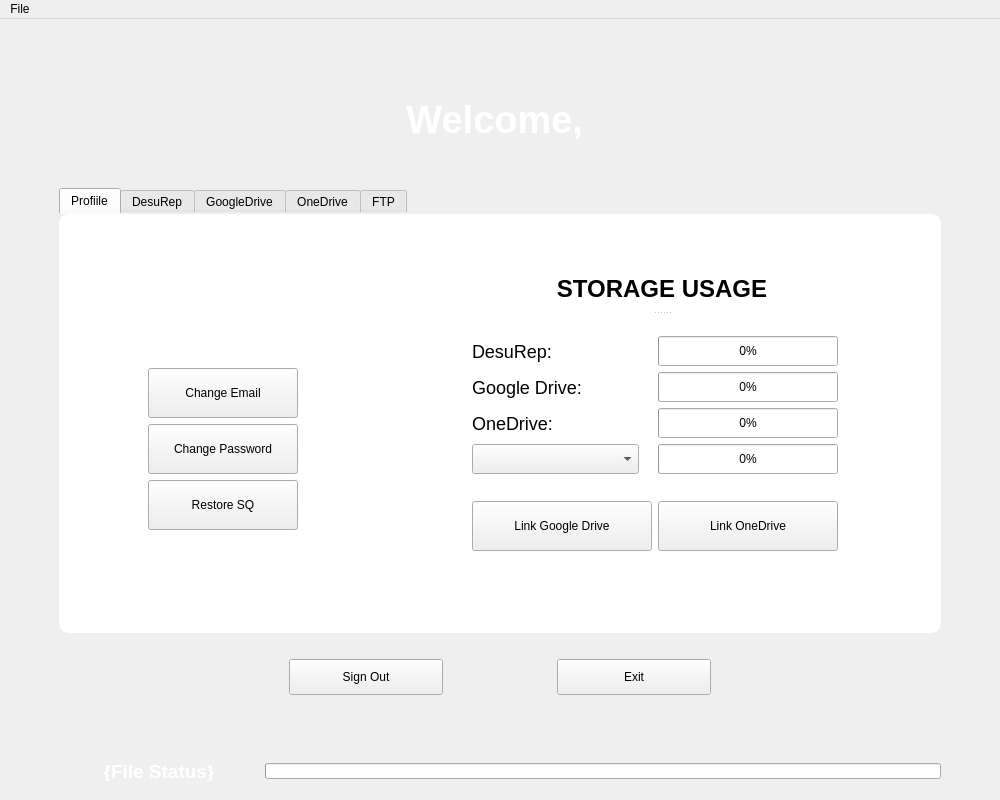
<?xml version="1.0" encoding="UTF-8"?>
<ui version="4.0">
 <class>MainWindow</class>
 <widget class="QMainWindow" name="MainWindow">
  <property name="geometry">
   <rect>
    <x>0</x>
    <y>0</y>
    <width>1000</width>
    <height>800</height>
   </rect>
  </property>
  <property name="sizePolicy">
   <sizepolicy hsizetype="Preferred" vsizetype="Preferred">
    <horstretch>0</horstretch>
    <verstretch>0</verstretch>
   </sizepolicy>
  </property>
  <property name="minimumSize">
   <size>
    <width>1000</width>
    <height>800</height>
   </size>
  </property>
  <property name="maximumSize">
   <size>
    <width>1000</width>
    <height>800</height>
   </size>
  </property>
  <property name="windowTitle">
   <string>UFH Desktop</string>
  </property>
  <widget class="QWidget" name="centralwidget">
   <layout class="QHBoxLayout" name="horizontalLayout">
    <item>
     <layout class="QVBoxLayout" name="content_layout">
      <property name="leftMargin">
       <number>50</number>
      </property>
      <property name="topMargin">
       <number>10</number>
      </property>
      <property name="rightMargin">
       <number>50</number>
      </property>
      <property name="bottomMargin">
       <number>10</number>
      </property>
      <item>
       <spacer name="spacer_margin_header_top">
        <property name="orientation">
         <enum>Qt::Vertical</enum>
        </property>
        <property name="sizeType">
         <enum>QSizePolicy::Fixed</enum>
        </property>
        <property name="sizeHint" stdset="0">
         <size>
          <width>20</width>
          <height>60</height>
         </size>
        </property>
       </spacer>
      </item>
      <item>
       <widget class="QLabel" name="title_label">
        <property name="font">
         <font>
          <family>Arial</family>
          <pointsize>-1</pointsize>
          <bold>true</bold>
         </font>
        </property>
        <property name="styleSheet">
         <string notr="true">font-family: Arial;
font-size: 38px;
font-weight: bold;
color: white
</string>
        </property>
        <property name="text">
         <string>Welcome, </string>
        </property>
        <property name="scaledContents">
         <bool>false</bool>
        </property>
        <property name="alignment">
         <set>Qt::AlignCenter</set>
        </property>
       </widget>
      </item>
      <item>
       <spacer name="spacer_margin_header_bottom">
        <property name="orientation">
         <enum>Qt::Vertical</enum>
        </property>
        <property name="sizeType">
         <enum>QSizePolicy::Fixed</enum>
        </property>
        <property name="sizeHint" stdset="0">
         <size>
          <width>20</width>
          <height>40</height>
         </size>
        </property>
       </spacer>
      </item>
      <item>
       <widget class="QTabWidget" name="storages_tabWidget">
        <property name="styleSheet">
         <string notr="true">QTabWidget {
  background:inherit;
}
QTabWidget::pane {
  background-color: white;
  border-radius: 10px;
}
#desurep_files, #desurep_file_info   {
  border: 3px solid black;
  border-radius: 5px;
}</string>
        </property>
        <property name="currentIndex">
         <number>0</number>
        </property>
        <widget class="QWidget" name="profile_tab">
         <attribute name="title">
          <string>Profiile</string>
         </attribute>
         <layout class="QHBoxLayout" name="horizontalLayout_2">
          <item>
           <spacer name="pt_left_content_spacer">
            <property name="orientation">
             <enum>Qt::Horizontal</enum>
            </property>
            <property name="sizeType">
             <enum>QSizePolicy::Fixed</enum>
            </property>
            <property name="sizeHint" stdset="0">
             <size>
              <width>80</width>
              <height>20</height>
             </size>
            </property>
           </spacer>
          </item>
          <item>
           <layout class="QVBoxLayout" name="user_profile_section">
            <item>
             <spacer name="verticalSpacer_2">
              <property name="orientation">
               <enum>Qt::Vertical</enum>
              </property>
              <property name="sizeHint" stdset="0">
               <size>
                <width>20</width>
                <height>40</height>
               </size>
              </property>
             </spacer>
            </item>
            <item>
             <widget class="QLabel" name="username_label">
              <property name="minimumSize">
               <size>
                <width>150</width>
                <height>45</height>
               </size>
              </property>
              <property name="maximumSize">
               <size>
                <width>150</width>
                <height>45</height>
               </size>
              </property>
              <property name="styleSheet">
               <string notr="true">font-family: Arial;
font-size: 24px;
font-weight: bold;</string>
              </property>
              <property name="text">
               <string/>
              </property>
              <property name="alignment">
               <set>Qt::AlignCenter</set>
              </property>
             </widget>
            </item>
            <item>
             <widget class="QPushButton" name="change_email_btn">
              <property name="minimumSize">
               <size>
                <width>150</width>
                <height>50</height>
               </size>
              </property>
              <property name="maximumSize">
               <size>
                <width>150</width>
                <height>50</height>
               </size>
              </property>
              <property name="text">
               <string>Change Email</string>
              </property>
              <property name="icon">
               <iconset resource="resources.qrc">
                <normaloff>:/icons/edit</normaloff>:/icons/edit</iconset>
              </property>
             </widget>
            </item>
            <item>
             <widget class="QPushButton" name="change_pass_btn">
              <property name="minimumSize">
               <size>
                <width>150</width>
                <height>50</height>
               </size>
              </property>
              <property name="maximumSize">
               <size>
                <width>150</width>
                <height>50</height>
               </size>
              </property>
              <property name="text">
               <string>Change Password</string>
              </property>
              <property name="icon">
               <iconset resource="resources.qrc">
                <normaloff>:/icons/cPass</normaloff>:/icons/cPass</iconset>
              </property>
             </widget>
            </item>
            <item>
             <widget class="QPushButton" name="change_sq_btn">
              <property name="minimumSize">
               <size>
                <width>150</width>
                <height>50</height>
               </size>
              </property>
              <property name="maximumSize">
               <size>
                <width>150</width>
                <height>50</height>
               </size>
              </property>
              <property name="text">
               <string>Restore SQ</string>
              </property>
              <property name="icon">
               <iconset resource="resources.qrc">
                <normaloff>:/icons/cSQ</normaloff>:/icons/cSQ</iconset>
              </property>
             </widget>
            </item>
            <item>
             <spacer name="verticalSpacer">
              <property name="orientation">
               <enum>Qt::Vertical</enum>
              </property>
              <property name="sizeType">
               <enum>QSizePolicy::Expanding</enum>
              </property>
              <property name="sizeHint" stdset="0">
               <size>
                <width>20</width>
                <height>40</height>
               </size>
              </property>
             </spacer>
            </item>
           </layout>
          </item>
          <item>
           <spacer name="pt_middle_content_spacer">
            <property name="orientation">
             <enum>Qt::Horizontal</enum>
            </property>
            <property name="sizeHint" stdset="0">
             <size>
              <width>85</width>
              <height>20</height>
             </size>
            </property>
           </spacer>
          </item>
          <item>
           <widget class="QSplitter" name="storage_info_section">
            <property name="sizePolicy">
             <sizepolicy hsizetype="Preferred" vsizetype="Fixed">
              <horstretch>0</horstretch>
              <verstretch>0</verstretch>
             </sizepolicy>
            </property>
            <property name="minimumSize">
             <size>
              <width>380</width>
              <height>315</height>
             </size>
            </property>
            <property name="maximumSize">
             <size>
              <width>16777215</width>
              <height>16777215</height>
             </size>
            </property>
            <property name="orientation">
             <enum>Qt::Vertical</enum>
            </property>
            <widget class="QLabel" name="st_used_info_label">
             <property name="minimumSize">
              <size>
               <width>0</width>
               <height>45</height>
              </size>
             </property>
             <property name="maximumSize">
              <size>
               <width>16777215</width>
               <height>45</height>
              </size>
             </property>
             <property name="styleSheet">
              <string notr="true">font-family: Arial;
font-size: 24px;
font-weight: bold;</string>
             </property>
             <property name="text">
              <string>STORAGE USAGE</string>
             </property>
             <property name="alignment">
              <set>Qt::AlignCenter</set>
             </property>
            </widget>
            <widget class="QWidget" name="layoutWidget">
             <layout class="QFormLayout" name="formLayout">
              <item row="0" column="0">
               <spacer name="pt_add_spacer_top">
                <property name="orientation">
                 <enum>Qt::Vertical</enum>
                </property>
                <property name="sizeType">
                 <enum>QSizePolicy::Fixed</enum>
                </property>
                <property name="sizeHint" stdset="0">
                 <size>
                  <width>20</width>
                  <height>15</height>
                 </size>
                </property>
               </spacer>
              </item>
              <item row="1" column="0">
               <widget class="QLabel" name="drep_storage_label">
                <property name="minimumSize">
                 <size>
                  <width>160</width>
                  <height>30</height>
                 </size>
                </property>
                <property name="maximumSize">
                 <size>
                  <width>160</width>
                  <height>30</height>
                 </size>
                </property>
                <property name="styleSheet">
                 <string notr="true">font-size: 18px;</string>
                </property>
                <property name="text">
                 <string>DesuRep:</string>
                </property>
               </widget>
              </item>
              <item row="1" column="1">
               <widget class="QProgressBar" name="drep_info">
                <property name="minimumSize">
                 <size>
                  <width>180</width>
                  <height>30</height>
                 </size>
                </property>
                <property name="maximumSize">
                 <size>
                  <width>180</width>
                  <height>30</height>
                 </size>
                </property>
                <property name="value">
                 <number>0</number>
                </property>
               </widget>
              </item>
              <item row="2" column="0">
               <widget class="QLabel" name="gdrive_storage_label">
                <property name="minimumSize">
                 <size>
                  <width>160</width>
                  <height>30</height>
                 </size>
                </property>
                <property name="maximumSize">
                 <size>
                  <width>160</width>
                  <height>30</height>
                 </size>
                </property>
                <property name="styleSheet">
                 <string notr="true">font-size: 18px;</string>
                </property>
                <property name="text">
                 <string>Google Drive:</string>
                </property>
               </widget>
              </item>
              <item row="2" column="1">
               <widget class="QProgressBar" name="gdrive_info">
                <property name="minimumSize">
                 <size>
                  <width>180</width>
                  <height>30</height>
                 </size>
                </property>
                <property name="maximumSize">
                 <size>
                  <width>180</width>
                  <height>30</height>
                 </size>
                </property>
                <property name="value">
                 <number>0</number>
                </property>
               </widget>
              </item>
              <item row="3" column="0">
               <widget class="QLabel" name="odrive_storage_label">
                <property name="minimumSize">
                 <size>
                  <width>160</width>
                  <height>30</height>
                 </size>
                </property>
                <property name="maximumSize">
                 <size>
                  <width>160</width>
                  <height>30</height>
                 </size>
                </property>
                <property name="styleSheet">
                 <string notr="true">font-size: 18px;</string>
                </property>
                <property name="text">
                 <string>OneDrive:</string>
                </property>
               </widget>
              </item>
              <item row="3" column="1">
               <widget class="QProgressBar" name="odrive_info">
                <property name="minimumSize">
                 <size>
                  <width>180</width>
                  <height>30</height>
                 </size>
                </property>
                <property name="maximumSize">
                 <size>
                  <width>180</width>
                  <height>30</height>
                 </size>
                </property>
                <property name="value">
                 <number>0</number>
                </property>
               </widget>
              </item>
              <item row="4" column="1">
               <widget class="QProgressBar" name="ftp_info">
                <property name="minimumSize">
                 <size>
                  <width>180</width>
                  <height>30</height>
                 </size>
                </property>
                <property name="maximumSize">
                 <size>
                  <width>180</width>
                  <height>30</height>
                 </size>
                </property>
                <property name="value">
                 <number>0</number>
                </property>
               </widget>
              </item>
              <item row="5" column="0">
               <spacer name="pt_add_spacer_bottom">
                <property name="orientation">
                 <enum>Qt::Vertical</enum>
                </property>
                <property name="sizeType">
                 <enum>QSizePolicy::Fixed</enum>
                </property>
                <property name="sizeHint" stdset="0">
                 <size>
                  <width>20</width>
                  <height>15</height>
                 </size>
                </property>
               </spacer>
              </item>
              <item row="6" column="0">
               <widget class="QPushButton" name="linkGDrive_btn">
                <property name="minimumSize">
                 <size>
                  <width>180</width>
                  <height>50</height>
                 </size>
                </property>
                <property name="maximumSize">
                 <size>
                  <width>180</width>
                  <height>50</height>
                 </size>
                </property>
                <property name="styleSheet">
                 <string notr="true"/>
                </property>
                <property name="text">
                 <string>Link Google Drive</string>
                </property>
                <property name="icon">
                 <iconset resource="resources.qrc">
                  <normaloff>:/icons/gdrive</normaloff>:/icons/gdrive</iconset>
                </property>
                <property name="iconSize">
                 <size>
                  <width>20</width>
                  <height>20</height>
                 </size>
                </property>
               </widget>
              </item>
              <item row="6" column="1">
               <widget class="QPushButton" name="linkODrive_btn">
                <property name="minimumSize">
                 <size>
                  <width>180</width>
                  <height>50</height>
                 </size>
                </property>
                <property name="maximumSize">
                 <size>
                  <width>180</width>
                  <height>50</height>
                 </size>
                </property>
                <property name="styleSheet">
                 <string notr="true"/>
                </property>
                <property name="text">
                 <string>Link OneDrive</string>
                </property>
                <property name="icon">
                 <iconset resource="resources.qrc">
                  <normaloff>:/icons/odrive</normaloff>:/icons/odrive</iconset>
                </property>
                <property name="iconSize">
                 <size>
                  <width>20</width>
                  <height>20</height>
                 </size>
                </property>
               </widget>
              </item>
              <item row="4" column="0">
               <widget class="QComboBox" name="ftp_storage_selector">
                <property name="minimumSize">
                 <size>
                  <width>167</width>
                  <height>30</height>
                 </size>
                </property>
                <property name="maximumSize">
                 <size>
                  <width>167</width>
                  <height>30</height>
                 </size>
                </property>
                <property name="placeholderText">
                 <string>&lt;select ftp&gt;</string>
                </property>
               </widget>
              </item>
             </layout>
            </widget>
           </widget>
          </item>
          <item>
           <spacer name="pt_right_content_spacer">
            <property name="orientation">
             <enum>Qt::Horizontal</enum>
            </property>
            <property name="sizeType">
             <enum>QSizePolicy::Fixed</enum>
            </property>
            <property name="sizeHint" stdset="0">
             <size>
              <width>80</width>
              <height>20</height>
             </size>
            </property>
           </spacer>
          </item>
         </layout>
        </widget>
        <widget class="QWidget" name="desurep_storage_tab">
         <attribute name="title">
          <string>DesuRep</string>
         </attribute>
         <layout class="QGridLayout" name="gridLayout">
          <item row="4" column="5" colspan="2">
           <widget class="QPushButton" name="refresh_files">
            <property name="minimumSize">
             <size>
              <width>100</width>
              <height>50</height>
             </size>
            </property>
            <property name="maximumSize">
             <size>
              <width>100</width>
              <height>50</height>
             </size>
            </property>
            <property name="text">
             <string>Refresh</string>
            </property>
            <property name="icon">
             <iconset resource="resources.qrc">
              <normaloff>:/icons/refresh</normaloff>:/icons/refresh</iconset>
            </property>
            <property name="shortcut">
             <string>Ctrl+R</string>
            </property>
           </widget>
          </item>
          <item row="3" column="2">
           <spacer name="content_middle_spacer">
            <property name="orientation">
             <enum>Qt::Horizontal</enum>
            </property>
            <property name="sizeType">
             <enum>QSizePolicy::Fixed</enum>
            </property>
            <property name="sizeHint" stdset="0">
             <size>
              <width>25</width>
              <height>20</height>
             </size>
            </property>
           </spacer>
          </item>
          <item row="2" column="2">
           <spacer name="content_mid_spacer">
            <property name="orientation">
             <enum>Qt::Vertical</enum>
            </property>
            <property name="sizeType">
             <enum>QSizePolicy::Fixed</enum>
            </property>
            <property name="sizeHint" stdset="0">
             <size>
              <width>20</width>
              <height>15</height>
             </size>
            </property>
           </spacer>
          </item>
          <item row="3" column="0">
           <spacer name="content_left_spacer">
            <property name="orientation">
             <enum>Qt::Horizontal</enum>
            </property>
            <property name="sizeType">
             <enum>QSizePolicy::Fixed</enum>
            </property>
            <property name="sizeHint" stdset="0">
             <size>
              <width>10</width>
              <height>20</height>
             </size>
            </property>
           </spacer>
          </item>
          <item row="3" column="7">
           <spacer name="content_right_spacer">
            <property name="orientation">
             <enum>Qt::Horizontal</enum>
            </property>
            <property name="sizeType">
             <enum>QSizePolicy::Fixed</enum>
            </property>
            <property name="sizeHint" stdset="0">
             <size>
              <width>10</width>
              <height>20</height>
             </size>
            </property>
           </spacer>
          </item>
          <item row="1" column="1" colspan="6">
           <widget class="QLabel" name="desurep_description_label">
            <property name="font">
             <font>
              <family>Arial</family>
              <italic>true</italic>
             </font>
            </property>
            <property name="text">
             <string>Work with files on UFH Storage</string>
            </property>
            <property name="alignment">
             <set>Qt::AlignCenter</set>
            </property>
           </widget>
          </item>
          <item row="4" column="3">
           <widget class="QPushButton" name="download_btn">
            <property name="minimumSize">
             <size>
              <width>100</width>
              <height>50</height>
             </size>
            </property>
            <property name="maximumSize">
             <size>
              <width>100</width>
              <height>50</height>
             </size>
            </property>
            <property name="styleSheet">
             <string notr="true"/>
            </property>
            <property name="text">
             <string>Download</string>
            </property>
            <property name="icon">
             <iconset resource="resources.qrc">
              <normaloff>:/icons/download</normaloff>:/icons/download</iconset>
            </property>
            <property name="iconSize">
             <size>
              <width>20</width>
              <height>20</height>
             </size>
            </property>
           </widget>
          </item>
          <item row="3" column="3" colspan="4">
           <widget class="QTextBrowser" name="desurep_file_info">
            <property name="frameShape">
             <enum>QFrame::StyledPanel</enum>
            </property>
            <property name="placeholderText">
             <string>&lt;Select directory or file first to view properties&gt;</string>
            </property>
           </widget>
          </item>
          <item row="0" column="2">
           <spacer name="content_top_spacer">
            <property name="orientation">
             <enum>Qt::Vertical</enum>
            </property>
            <property name="sizeType">
             <enum>QSizePolicy::Minimum</enum>
            </property>
            <property name="sizeHint" stdset="0">
             <size>
              <width>20</width>
              <height>15</height>
             </size>
            </property>
           </spacer>
          </item>
          <item row="4" column="4">
           <widget class="QPushButton" name="upload_btn">
            <property name="minimumSize">
             <size>
              <width>100</width>
              <height>50</height>
             </size>
            </property>
            <property name="maximumSize">
             <size>
              <width>100</width>
              <height>50</height>
             </size>
            </property>
            <property name="styleSheet">
             <string notr="true"/>
            </property>
            <property name="text">
             <string>Upload</string>
            </property>
            <property name="icon">
             <iconset resource="resources.qrc">
              <normaloff>:/icons/upload</normaloff>:/icons/upload</iconset>
            </property>
            <property name="iconSize">
             <size>
              <width>20</width>
              <height>20</height>
             </size>
            </property>
            <property name="flat">
             <bool>false</bool>
            </property>
           </widget>
          </item>
          <item row="3" column="1" rowspan="2">
           <widget class="QTreeWidget" name="desurep_files">
            <property name="styleSheet">
             <string notr="true"/>
            </property>
            <column>
             <property name="text">
              <string>UFH Storage</string>
             </property>
             <property name="icon">
              <iconset resource="resources.qrc">
               <normaloff>:/icons/home</normaloff>:/icons/home</iconset>
             </property>
            </column>
            <item>
             <property name="text">
              <string>Public Files</string>
             </property>
             <property name="icon">
              <iconset resource="resources.qrc">
               <normaloff>:/icons/home-folder</normaloff>:/icons/home-folder</iconset>
             </property>
            </item>
            <item>
             <property name="text">
              <string>My Files</string>
             </property>
             <property name="icon">
              <iconset resource="resources.qrc">
               <normaloff>:/icons/home-folder</normaloff>:/icons/home-folder</iconset>
             </property>
            </item>
           </widget>
          </item>
         </layout>
        </widget>
        <widget class="QWidget" name="google_storage_tab">
         <attribute name="title">
          <string>GoogleDrive</string>
         </attribute>
        </widget>
        <widget class="QWidget" name="onedrive_storage_tab">
         <attribute name="title">
          <string>OneDrive</string>
         </attribute>
        </widget>
        <widget class="QWidget" name="ftp_storage_tab">
         <attribute name="title">
          <string>FTP</string>
         </attribute>
        </widget>
       </widget>
      </item>
      <item>
       <spacer name="main_middle_spacer">
        <property name="orientation">
         <enum>Qt::Vertical</enum>
        </property>
        <property name="sizeType">
         <enum>QSizePolicy::Fixed</enum>
        </property>
        <property name="sizeHint" stdset="0">
         <size>
          <width>20</width>
          <height>20</height>
         </size>
        </property>
       </spacer>
      </item>
      <item>
       <layout class="QHBoxLayout" name="bottom_button_layout">
        <item>
         <spacer name="spacer_margin_left">
          <property name="orientation">
           <enum>Qt::Horizontal</enum>
          </property>
          <property name="sizeType">
           <enum>QSizePolicy::Fixed</enum>
          </property>
          <property name="sizeHint" stdset="0">
           <size>
            <width>230</width>
            <height>20</height>
           </size>
          </property>
         </spacer>
        </item>
        <item>
         <widget class="QPushButton" name="so_btn">
          <property name="minimumSize">
           <size>
            <width>154</width>
            <height>36</height>
           </size>
          </property>
          <property name="maximumSize">
           <size>
            <width>192</width>
            <height>60</height>
           </size>
          </property>
          <property name="text">
           <string>Sign Out</string>
          </property>
          <property name="icon">
           <iconset resource="resources.qrc">
            <normaloff>:/icons/logout</normaloff>:/icons/logout</iconset>
          </property>
          <property name="iconSize">
           <size>
            <width>20</width>
            <height>20</height>
           </size>
          </property>
          <property name="shortcut">
           <string>Ctrl+X</string>
          </property>
         </widget>
        </item>
        <item>
         <spacer name="spacer_margin_hmiddle">
          <property name="orientation">
           <enum>Qt::Horizontal</enum>
          </property>
          <property name="sizeHint" stdset="0">
           <size>
            <width>40</width>
            <height>20</height>
           </size>
          </property>
         </spacer>
        </item>
        <item>
         <widget class="QPushButton" name="exit_btn">
          <property name="sizePolicy">
           <sizepolicy hsizetype="Expanding" vsizetype="Fixed">
            <horstretch>0</horstretch>
            <verstretch>0</verstretch>
           </sizepolicy>
          </property>
          <property name="minimumSize">
           <size>
            <width>154</width>
            <height>36</height>
           </size>
          </property>
          <property name="text">
           <string>Exit</string>
          </property>
          <property name="icon">
           <iconset resource="resources.qrc">
            <normaloff>:/icons/exit</normaloff>:/icons/exit</iconset>
          </property>
          <property name="iconSize">
           <size>
            <width>20</width>
            <height>20</height>
           </size>
          </property>
          <property name="shortcut">
           <string>Ctrl+Shift+E</string>
          </property>
         </widget>
        </item>
        <item>
         <spacer name="spacer_margin_right">
          <property name="orientation">
           <enum>Qt::Horizontal</enum>
          </property>
          <property name="sizeType">
           <enum>QSizePolicy::Fixed</enum>
          </property>
          <property name="sizeHint" stdset="0">
           <size>
            <width>230</width>
            <height>20</height>
           </size>
          </property>
         </spacer>
        </item>
       </layout>
      </item>
      <item>
       <spacer name="main_bottom_spacer">
        <property name="orientation">
         <enum>Qt::Vertical</enum>
        </property>
        <property name="sizeType">
         <enum>QSizePolicy::Fixed</enum>
        </property>
        <property name="sizeHint" stdset="0">
         <size>
          <width>20</width>
          <height>60</height>
         </size>
        </property>
       </spacer>
      </item>
      <item>
       <layout class="QHBoxLayout" name="file_status_layout">
        <item>
         <widget class="QLabel" name="file_status_label">
          <property name="enabled">
           <bool>true</bool>
          </property>
          <property name="minimumSize">
           <size>
            <width>200</width>
            <height>20</height>
           </size>
          </property>
          <property name="maximumSize">
           <size>
            <width>200</width>
            <height>20</height>
           </size>
          </property>
          <property name="font">
           <font>
            <family>Arial</family>
            <pointsize>14</pointsize>
            <bold>true</bold>
           </font>
          </property>
          <property name="styleSheet">
           <string notr="true">font-family: Arial;
color : white;</string>
          </property>
          <property name="text">
           <string>{File Status}</string>
          </property>
          <property name="alignment">
           <set>Qt::AlignCenter</set>
          </property>
         </widget>
        </item>
        <item>
         <widget class="QProgressBar" name="file_status_pb">
          <property name="enabled">
           <bool>true</bool>
          </property>
          <property name="minimumSize">
           <size>
            <width>0</width>
            <height>16</height>
           </size>
          </property>
          <property name="maximumSize">
           <size>
            <width>16777215</width>
            <height>16</height>
           </size>
          </property>
          <property name="styleSheet">
           <string notr="true">border: 1px solid grey;border-radius: 5px;
chunk { background-color: white; }</string>
          </property>
          <property name="value">
           <number>0</number>
          </property>
          <property name="textVisible">
           <bool>false</bool>
          </property>
         </widget>
        </item>
       </layout>
      </item>
     </layout>
    </item>
   </layout>
  </widget>
  <widget class="QMenuBar" name="menubar">
   <property name="geometry">
    <rect>
     <x>0</x>
     <y>0</y>
     <width>1000</width>
     <height>24</height>
    </rect>
   </property>
   <property name="defaultUp">
    <bool>false</bool>
   </property>
   <property name="nativeMenuBar">
    <bool>true</bool>
   </property>
   <widget class="QMenu" name="menuFile">
    <property name="title">
     <string>File</string>
    </property>
    <addaction name="actionCopy"/>
    <addaction name="actionPaste"/>
    <addaction name="actionCut"/>
    <addaction name="separator"/>
    <addaction name="actionDownload"/>
    <addaction name="actionUpload"/>
    <addaction name="separator"/>
    <addaction name="actionEdit"/>
    <addaction name="actionDelete"/>
   </widget>
   <addaction name="menuFile"/>
  </widget>
  <action name="actionCopy">
   <property name="enabled">
    <bool>false</bool>
   </property>
   <property name="icon">
    <iconset theme="edit-copy">
     <normaloff>.</normaloff>.</iconset>
   </property>
   <property name="text">
    <string>Copy</string>
   </property>
   <property name="shortcut">
    <string>Ctrl+C</string>
   </property>
  </action>
  <action name="actionPaste">
   <property name="enabled">
    <bool>false</bool>
   </property>
   <property name="icon">
    <iconset theme="edit-paste">
     <normaloff>.</normaloff>.</iconset>
   </property>
   <property name="text">
    <string>Paste</string>
   </property>
   <property name="shortcut">
    <string>Ctrl+V</string>
   </property>
  </action>
  <action name="actionCut">
   <property name="enabled">
    <bool>false</bool>
   </property>
   <property name="icon">
    <iconset theme="edit-cut">
     <normaloff>.</normaloff>.</iconset>
   </property>
   <property name="text">
    <string>Cut</string>
   </property>
   <property name="shortcut">
    <string>Ctrl+X</string>
   </property>
  </action>
  <action name="actionDownload">
   <property name="enabled">
    <bool>false</bool>
   </property>
   <property name="text">
    <string>Download</string>
   </property>
   <property name="shortcut">
    <string>Ctrl+D</string>
   </property>
  </action>
  <action name="actionUpload">
   <property name="text">
    <string>Upload</string>
   </property>
   <property name="shortcut">
    <string>Ctrl+U</string>
   </property>
  </action>
  <action name="actionDelete">
   <property name="enabled">
    <bool>false</bool>
   </property>
   <property name="icon">
    <iconset theme="edit-delete">
     <normaloff>.</normaloff>.</iconset>
   </property>
   <property name="text">
    <string>Delete</string>
   </property>
   <property name="shortcut">
    <string>Ctrl+Shift+Backspace</string>
   </property>
  </action>
  <action name="actionEdit">
   <property name="enabled">
    <bool>false</bool>
   </property>
   <property name="text">
    <string>Edit</string>
   </property>
   <property name="shortcut">
    <string>Ctrl+E</string>
   </property>
  </action>
 </widget>
 <resources>
  <include location="resources.qrc"/>
 </resources>
 <connections/>
</ui>
